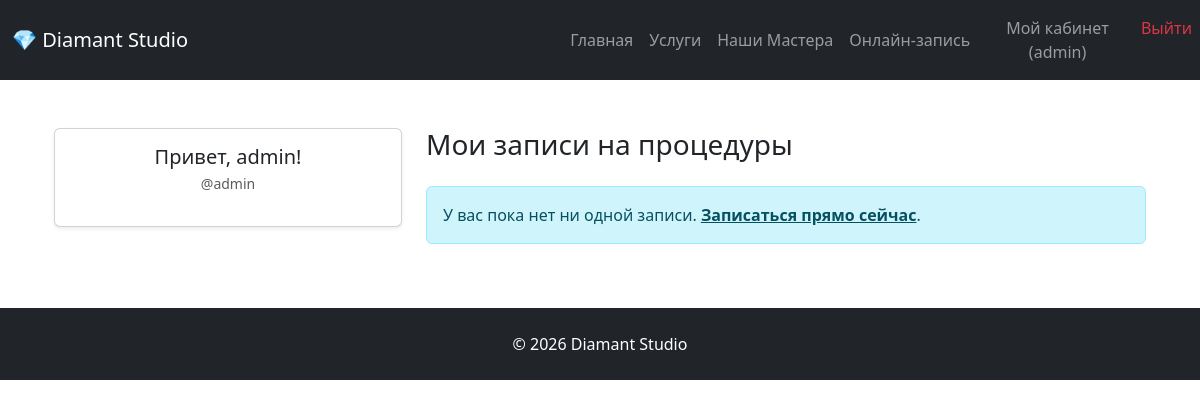
Page /profile/ (signed in) on the earlier database version.
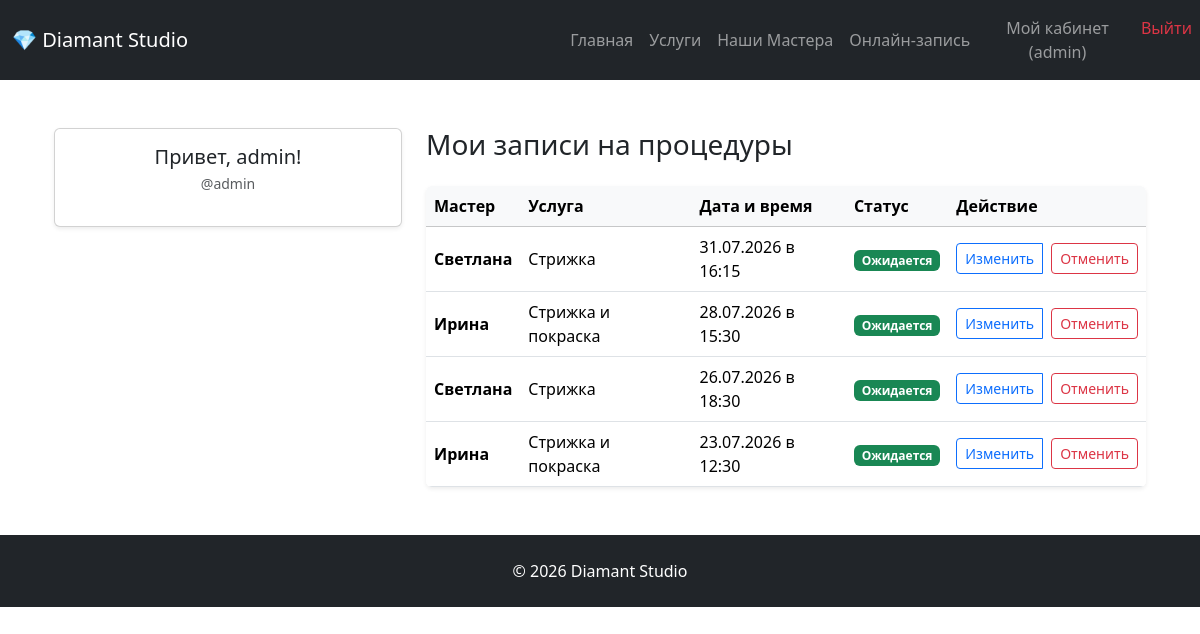
Same page on the later database version.
### users/models.py (models this page shows)
class User(AbstractUser):
    class Meta:
        verbose_name = "Клиент"
        verbose_name_plural = "Клиенты"
    telegram_id = models.BigIntegerField(
        unique=True, null=True, blank=True
    )
    first_name = models.CharField(max_length=100)
    username = models.CharField(max_length=100, unique=True)
    def __str__(self):
        return self.first_name if self.first_name else self.username

### appoinments/models.py (models this page shows, shortened)
class Application(models.Model):
    class Meta:
        verbose_name = "Запись"
        verbose_name_plural = "Записи"
        ordering = ["appointment_date", "appointment_time"]
        constraints = [
            models.UniqueConstraint(
                fields=["master", "appointment_date", "appointment_time"],
                name="unique_master_appointment",
            )
        ]
    class Gender(models.TextChoices):
        MALE = "male", "Мужской"
        FEMALE = "female", "Женский"
    class Status(models.TextChoices):
        PENDING = "pending", "Ожидает подтверждения"
        CONFIRMED = "confirmed", "Подтверждена"
        COMPLETED = "completed", "Завершена"
        CANCELED = "canceled", "Отменена"
    user = models.ForeignKey(
        "users.User", on_delete=models.PROTECT, related_name="applications", blank=True, null=True,
    )
    master = models.ForeignKey(
        "masters.Master", on_delete=models.PROTECT, related_name="applications"
    )
    service = models.ForeignKey(
        "services.Service", on_delete=models.PROTECT, related_name="applications"
    )
    appointment_date = models.DateField()
    appointment_time = models.TimeField()
    created_at = models.DateTimeField(auto_now_add=True)
    gender = models.CharField(max_length=10, choices=Gender.choices)
    status = models.CharField(
        max_length=20, choices=Status.choices, default=Status.PENDING
    )
    comment = models.TextField(blank=True)
    client_name = models.CharField(max_length=100)
    client_phone = models.CharField(max_length=20)

### masters/models.py (models this page shows, shortened)
class Master(models.Model):
    class Meta:
        verbose_name = "Мастер"
        verbose_name_plural = "Мастера"
        ordering = ["name"]
    name = models.CharField(max_length=50)
    specialization = models.CharField(max_length=200)
    about = models.TextField()
    photo = models.ImageField(blank=True, null=True)
    is_active = models.BooleanField(default=True)
    services = models.ManyToManyField(
        "services.Service",
        related_name="masters",
        verbose_name="Услуги",
        blank=True,
    )
    work_start = models.TimeField(default="08:00")
    work_end = models.TimeField(default="20:00")
    experience = models.PositiveIntegerField(
        default=1,
        verbose_name="Опыт работы  (лет)"
    )

### services/models.py (models this page shows, shortened)
class Service(models.Model):
    class Meta:
        verbose_name = "Услуга"
        verbose_name_plural = "Услуги"
        ordering = ["name"]
    name = models.CharField(max_length=150)
    price = models.DecimalField(
        max_digits=10,
        decimal_places=2,
        validators=[MinValueValidator(Decimal('0.00'))]
        )
    duration = models.PositiveIntegerField()

### users/views.py (the view)
# urls.py: path('profile/', views.profile_dashboard, name='profile_dashboard'),
@login_required(login_url='login')
def profile_dashboard(request):
    appointment = request.user.applications.all().order_by('-appointment_date', '-appointment_time')
    today = timezone.localdate()
    return render(
        request,
        "users/profile.html",
        {
            "appointments": appointment,
            "today": today
        }
    )

### users/templates/users/profile.html (shortened to what this page needs)
{% extends "base.html" %}
{% block content %}
<div class="container mt-4">
    <div class="row">
        <div class="col-md-4">
            <div class="card shadow-sm mb-4">
                <div class="card-body text-center">
                    <h5 class="card-title mb-1">Привет, {{ request.user }}!</h5>
                    <p class="text-muted small">@{{ request.user.username }}</p>
                </div>
            </div>
        </div>
        <div class="col-md-8">
            <h3 class="mb-4">Мои записи на процедуры</h3>
            {% if appointments %}
                <div class="table-responsive shadow-sm rounded">
                   <table class="table table-hover align-middle bg-white mb-0">
                        <thead class="table-light">
                            <tr>
                                <th>Мастер</th>
                                <th>Услуга</th>
                                <th>Дата и время</th>
                                <th>Статус</th>
                                <th>Действие</th>
                            </tr>
                        </thead>
                        <tbody>
                            {% for app in appointments %}
                                <tr>
                                    <td><strong>{{ app.master.name }}</strong></td>
                                    <td>{{ app.service.name }}</td>
                                    <td>{{ app.appointment_date|date:"d.m.Y" }} в {{ app.appointment_time|time:"H:i" }}</td>
                                    <td>
                                        {% if app.appointment_date >= today %}
                                            <span class="badge bg-success">Ожидается</span>
                                        {% else %}
                                            <span class="badge bg-secondary">Завершен</span>
                                        {% endif %}
                                    </td>
                                    <td>
    {% if app.appointment_date >= today %}
        <div class="btn-group" role="group">
            <a href="{% url 'appointment_update' app.pk %}" class="btn btn-sm btn-outline-primary me-2">
                Изменить
            </a>
            <form method="POST" action="{% url 'appointment_cancel' app.pk %}" onsubmit="return confirm('Вы уверены, что хотите отменить запись к мастеру {{ app.master.name }}?');" style="display:inline;">
                <button type="submit" class="btn btn-sm btn-outline-danger">Отменить</button>
            </form>
        </div>
    {% else %}
        <span class="text-muted small">—</span>
    {% endif %}
</td>
                                </tr>
                            {% endfor %}
                        </tbody>
                    </table>
                </div>
            {% else %}
                <div class="alert alert-info" role="alert">
                    У вас пока нет ни одной записи. <a href="{% url 'appointment_create' %}" class="alert-link">Записаться прямо сейчас</a>.
                </div>
            {% endif %}
        </div>
    </div>
</div>
{% endblock %}

### templates/base.html (shortened to what this page needs)
<!DOCTYPE html>
<html lang="ru">
<head>
    <link href="https://cdn.jsdelivr.net/npm/bootstrap@5.3.7/dist/css/bootstrap.min.css" rel="stylesheet">
</head>
<body>
<nav class="navbar navbar-expand-lg navbar-dark bg-dark">
    <div class="container">
        <a class="navbar-brand" href="/">
            💎 Diamant Studio
        </a>
        <div class="navbar-nav">
            <a class="nav-link" href="/">
                Главная
            </a>
            <a class="nav-link" href="/services/">
                Услуги
            </a>
            <a class="nav-link" href="/masters/">
                Наши Мастера
            </a>
            <a class="nav-link" href="/appointment/">
                Онлайн-запись
            </a>
        </div>
    </div>
    <ul class="navbar-nav ms-auto">
    {% if request.user.is_authenticated %}
        <li class="nav-item">
            <a class="nav-link btn btn-outline-primary btn-sm me-2" href="{% url 'profile_dashboard' %}">
                Мой кабинет ({{ request.user.username }})
            </a>
        </li>
        <li class="nav-item">
            <a class="nav-link text-danger" href="{% url 'logout' %}">Выйти</a>
        </li>
    {% endif %}
</ul>
</nav>
<div class="container mt-5">
    {% block content %}
    {% endblock %}
</div>
<footer class="bg-dark text-white text-center mt-5 p-4">
    © 2026 Diamant Studio
</footer>
</body>
</html>

Differences in the rows shown:
added Application: master.name "Светлана", service.name "Стрижка", appointment_date "31.07.2026", appointment_time "16:15", shows "Ожидается"
added Application: master.name "Ирина", service.name "Стрижка и покраска", appointment_date "28.07.2026", appointment_time "15:30", shows "Ожидается"
added Application: master.name "Светлана", service.name "Стрижка", appointment_date "26.07.2026", appointment_time "18:30", shows "Ожидается"
added Application: master.name "Ирина", service.name "Стрижка и покраска", appointment_date "23.07.2026", appointment_time "12:30", shows "Ожидается"
Other differences:
text no longer shown: "У вас пока нет ни одной записи. Записаться прямо сейчас ."
text now shown: "Мастер Услуга Дата и время Статус Действие"
